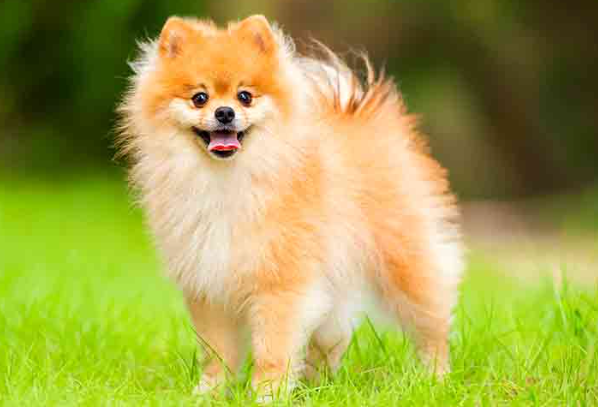
#> input picture kio.png, 598 x 408 px
$ python third.py
#> lines starting #> are read from the running program, lines starting #| are printed output that depends on the picture
import cv2
import numpy as np
import matplotlib.pyplot as plt

# Load the image
image = cv2.imread('kio.png')
#> image is the input picture: shape (408, 598, 3); mean B, G, R 76.3, 161.2, 162.2

# Resizing to 224x224x3
resized_image = cv2.resize(image, (224, 224))

# Grayscale conversion
gray_image = cv2.cvtColor(resized_image, cv2.COLOR_BGR2GRAY)
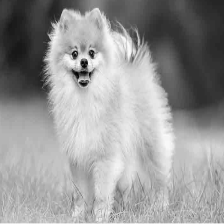
#> gray_image: shape (224, 224); min 3, max 252, mean 151.7

# Cropping to extract only the dog (adjust coordinates based on your image)
cropped_image = resized_image[50:200, 50:200]
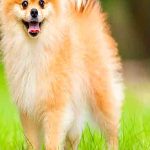
#> cropped_image: shape (150, 150, 3); mean B, G, R 121, 185.7, 206

# Rotation by 45 degrees
rows, cols, _ = resized_image.shape
#> rows = 224; cols = 224
rotation_matrix = cv2.getRotationMatrix2D((cols/2, rows/2), 45, 1)
rotated_image = cv2.warpAffine(resized_image, rotation_matrix, (cols, rows))
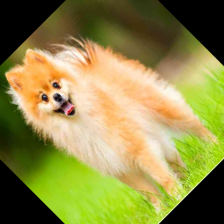
#> rotated_image: shape (224, 224, 3); mean B, G, R 72.4, 137.9, 143.6

# Flip left to right
flipped_image = cv2.flip(resized_image, 1)
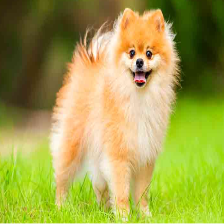
#> flipped_image: shape (224, 224, 3); mean B, G, R 76.2, 161.1, 162.1

# Gaussian blurring
gaussian_blurred_image = cv2.GaussianBlur(resized_image, (5, 5), 0)
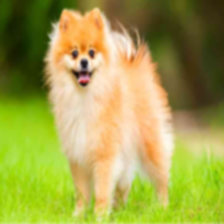
#> gaussian_blurred_image: shape (224, 224, 3); mean B, G, R 76, 161.1, 162.1

# Median blurring
median_blurred_image = cv2.medianBlur(resized_image, 5)

# Edge detection
edges = cv2.Canny(gray_image, 100, 200)
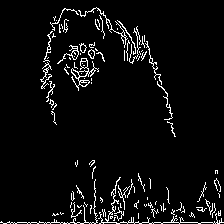
#> edges: shape (224, 224); 5% white in thin lines or dots

# Display the results using Matplotlib
plt.figure(figsize=(12, 6))

plt.subplot(2, 4, 1)
plt.imshow(cv2.cvtColor(resized_image, cv2.COLOR_BGR2RGB))
plt.title('Resized Image')

plt.subplot(2, 4, 2)
plt.imshow(gray_image, cmap='gray')
plt.title('Grayscale Image')

plt.subplot(2, 4, 3)
plt.imshow(cv2.cvtColor(cropped_image, cv2.COLOR_BGR2RGB))
plt.title('Cropped Image')

plt.subplot(2, 4, 4)
plt.imshow(cv2.cvtColor(rotated_image, cv2.COLOR_BGR2RGB))
plt.title('Rotated Image')

plt.subplot(2, 4, 5)
plt.imshow(cv2.cvtColor(flipped_image, cv2.COLOR_BGR2RGB))
plt.title('Flipped Image')

plt.subplot(2, 4, 6)
plt.imshow(cv2.cvtColor(gaussian_blurred_image, cv2.COLOR_BGR2RGB))
plt.title('Gaussian Blurred Image')

plt.subplot(2, 4, 7)
plt.imshow(cv2.cvtColor(median_blurred_image, cv2.COLOR_BGR2RGB))
plt.title('Median Blurred Image')

plt.subplot(2, 4, 8)
plt.imshow(edges, cmap='gray')
plt.title('Edges')

plt.tight_layout()
plt.show()
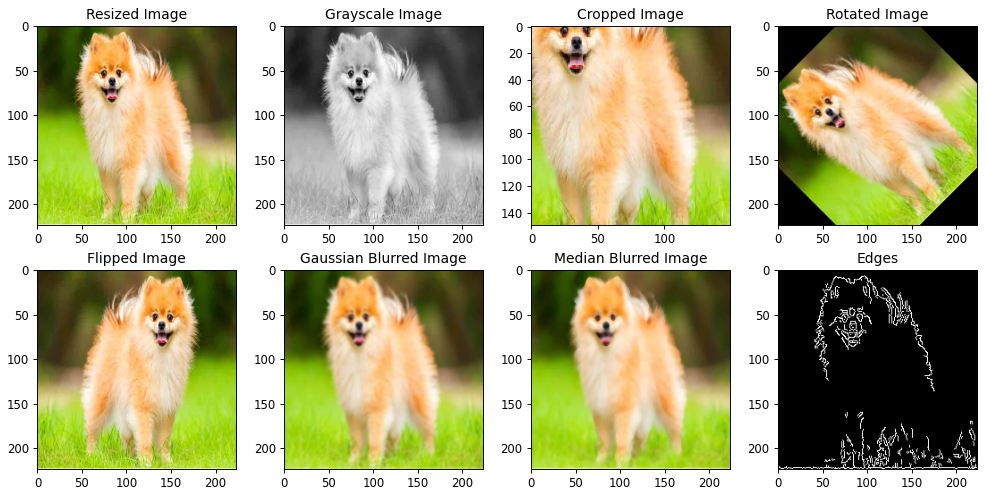
#> figure drawn by matplotlib, 8 panels
